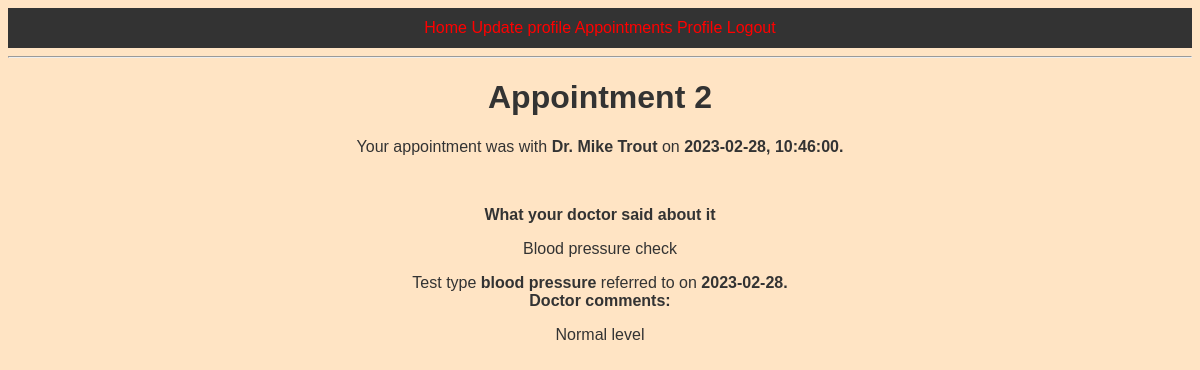
The app's page /viewapp/2 (signed in) with its own data.
### app/models.py (models this page shows, shortened)
class Doctor(UserMixin,db.Model):
    doctor_id = db.Column(db.Integer, primary_key=True)
    email = db.Column(db.String(50), index=True, unique=True)
    accessLev = db.Column(db.Integer, index=True)
    NINumber = db.Column(db.String(9), index=True, unique=True)
    forename = db.Column(db.String(30), index=True)
    surname = db.Column(db.String(50), index=True)
    gender = db.Column(db.String, index=True)
    dob = db.Column(db.Date)
    passwordHash = db.Column(db.String(128), index=True)
    address_id = db.Column(db.Integer, db.ForeignKey('address.address_id'))

class Appointment(db.Model):
    appointment_id = db.Column(db.Integer, primary_key=True)
    doctor_id = db.Column(db.Integer,db.ForeignKey('doctor.doctor_id'))
    NHSNumber = db.Column(db.Integer,db.ForeignKey('patient.NHSNumber'))
    appdate = db.Column(db.Date, index=True)
    apptime = db.Column(db.Time, index=True)
    room = db.Column(db.String(64))
    fulfilled = db.Column(db.Boolean, default=False)
    patient_feedback = db.Column(db.String(1024))#
    doctorNotes = db.Column(db.String(2048))

class Test(db.Model):
    test_id = db.Column(db.Integer, primary_key=True)
    doctor_id = db.Column(db.Integer,db.ForeignKey('doctor.doctor_id'))
    NHSNumber = db.Column(db.Integer,db.ForeignKey('patient.NHSNumber'))
    testDate = db.Column(db.Date, index=True)
    testType = db.Column(db.String(64), index=True)
    testDoctorNotes = db.Column(db.String(2048))

### app/routes.py (the view, shortened to what this page needs)
@app.route('/viewapp/<id>',methods=['GET','POST'])
def viewApp(id):
    item=Appointment.query.filter_by(appointment_id=id).first()
    forename=(Patient.query.filter_by(NHSNumber=item.NHSNumber).first()).forename
    surname=(Patient.query.filter_by(NHSNumber=item.NHSNumber).first()).surname
    if item.patient_feedback is not None:
        forename=(Doctor.query.filter_by(doctor_id=item.doctor_id).first()).forename
        surname=(Doctor.query.filter_by(doctor_id=item.doctor_id).first()).surname
        post_app=True
        linked_test=createQueryQueue(Test.query.filter_by(doctor_id=item.doctor_id,NHSNumber=item.NHSNumber,testDate=item.appdate))
        return render_template('appointment_viewer.html',id=id,isP=checkPatient(current_user),fn=forename,sn=surname,item=item,today=date.today(),post_app=post_app,linked_test=linked_test.queue)
    else:
        form = AppointmentConfirmForm()
        followUp=AppointmentFollowUpForm()
        post_app=False

### app/createdClass.py (called while the page is built)
    def enQueue(self, value):
        self.val = value
        if None in self.queue:#checks for space in queue
            self.queue.insert((self.end),self.val)
            self.queue.remove(None)
            if self.start == -1:
                self.start = 0
                self.end = 1
            else:
                self.end = (self.end+1) % (self.size)
            print("Value added to queue.")
        else:#queue must be full
            print("Not possible.")

### app/models.py (called while the page is built)
@login.user_loader
def load_user(id):
    if Patient.query.get(int(id)) != None:
        return Patient.query.get(int(id))
    else:
        return Doctor.query.get(int(id))

### app/numberGen.py (called while the page is built)
def checkPatient(user):
    try:
        if user.NHSNumber is not None:
            return True
    except:
        return False

### app/query_count.py (called while the page is built)
def createQueryQueue(query, size=10):
    queue = None
    if query != None:
        if queryCount(query) > size:
            queue = myQueue(size)
        else:
            queue = myQueue(queryCount(query))
        for i in range (queue.size):
            queue.enQueue(query[i])
    return queue

def queryCount(query):
    x=0
    try:
        for item in query:
            x+=1
    except:
        pass
    return x

### app/templates/appointment_viewer.html (shortened to what this page needs)
{% extends 'base.html' %}
{% block content %}
<h1>Appointment {{id}}</h1>
{% if current_user.is_authenticated %}
{% if message %}
<p><b>{{message}}</b></p>
<p>Are you sure you want to book the appointment? </p>
<div>
    <b>Date:</b> {{item.appdate}} --- <b>Time:</b> {{item.apptime}} --- with <b>{{fn}} {{sn}}</b>
</div>
<form action="" method="post">
    Room: <input type="text" label="approom" id="approom">
    <br><input type="submit"><b><input type="submit" value="No, I won't book" id="reject" label="reject"></b>
</form>
{% else %}
        {% if post_app==True %}
            <p>Your appointment was with <b>Dr. {{ fn }} {{ sn }}</b> on <b>{{ item.appdate }}, {{ item.apptime }}.</b></p>
            <br><p><b>What your doctor said about it</b></p>
            <p>{{item.patient_feedback}}</p>
            {% for item in linked_test %}
            <div>Test type <b>{{item.testType}}</b> referred to on <b>{{item.testDate}}.</b>
            <br><b>Doctor comments:</b><p>{{item.testDoctorNotes}}</p>
            </div><br>
            {% endfor %}
        {% endif %}
{% endif %}
{% else %}<p><B>Login please</B></p>
{% endif %}
{% endblock %}

### app/static/style.css (style rules this page uses)
body { background-color: bisque; color: #333; font: 16px Arial; text-align: center; }
* { box-sizing: border-box; }

### records on screen
Doctor: forename "Mike", surname "Trout"
Appointment: appdate "2023-02-28", apptime "10:46:00", patient_feedback "Blood pressure check"
Test: testType "blood pressure", testDate "2023-02-28", testDoctorNotes "Normal level"

### other values on screen
{{ id }} "2"
